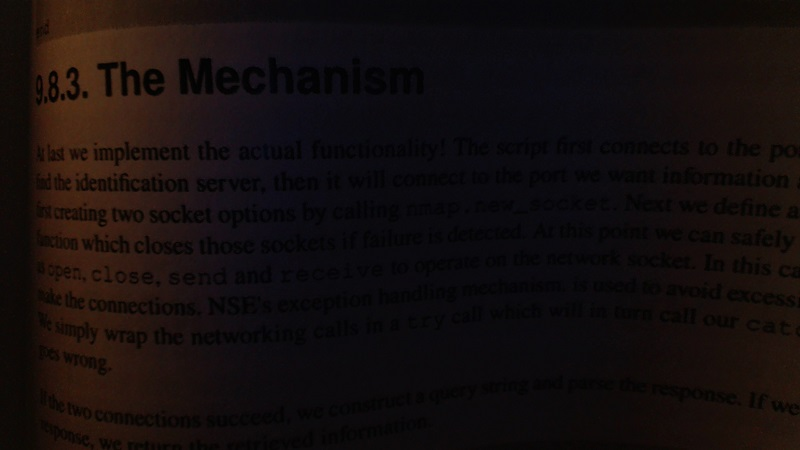
#> input picture OpenCV/thresholding_for_better_view/bookpage.jpg, 800 x 450 px
$ python grayscaled_threshold.py
#> lines starting #> are read from the running program, lines starting #| are printed output that depends on the picture; after the words box and inside, x2 and y2 are one past the last pixel; in counts of white or black regions, pixels touching at a corner belong together
import cv2
import numpy as np

img  = cv2.imread('bookpage.jpg')
#> img is the input picture: shape (450, 800, 3); mean B, G, R 13.4, 13.6, 20.3
grayscaled = cv2.cvtColor(img, cv2.COLOR_BGR2GRAY)
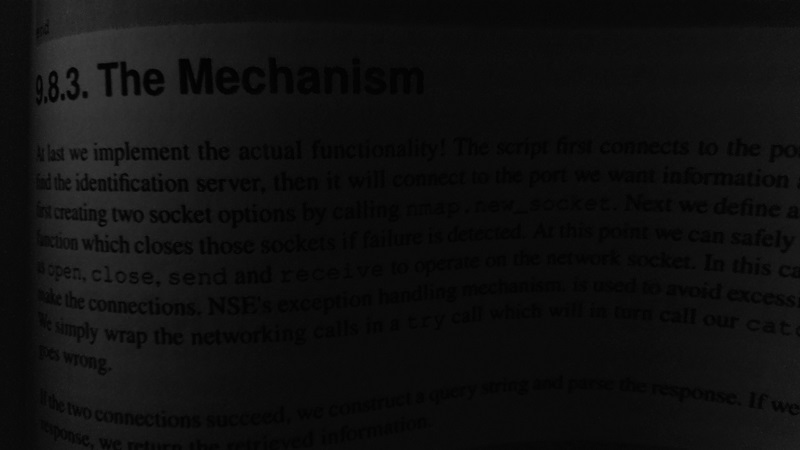
#> grayscaled: shape (450, 800); min 0, max 64, mean 15.6

retval, grayscaled_threshold = cv2.threshold(grayscaled, 12, 255, cv2.THRESH_BINARY)
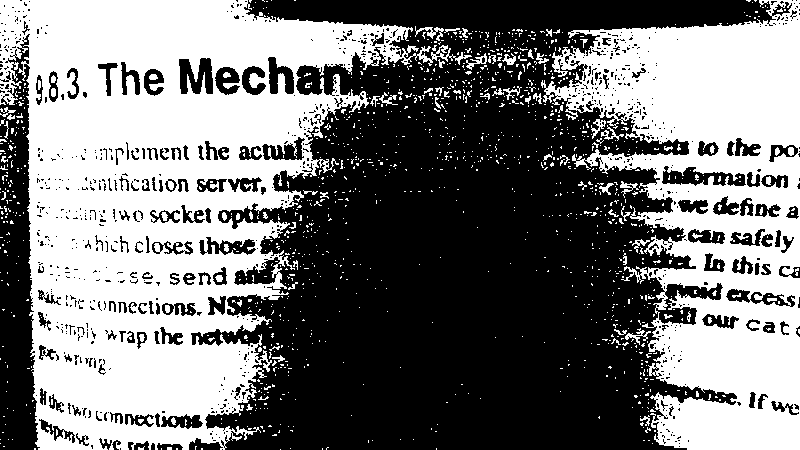
#> grayscaled_threshold: shape (450, 800); 47.3% white; 1332 white regions (1245 under 20 px), largest, box (x1, y1, x2, y2) and area: (0, 0, 472, 450) 102496, (541, 0, 800, 450) 60163, (415, 26, 444, 41) 156

cv2.imshow('grayscaled threshold',grayscaled_threshold)
cv2.waitKey(0)
cv2.destroyAllWindows()
